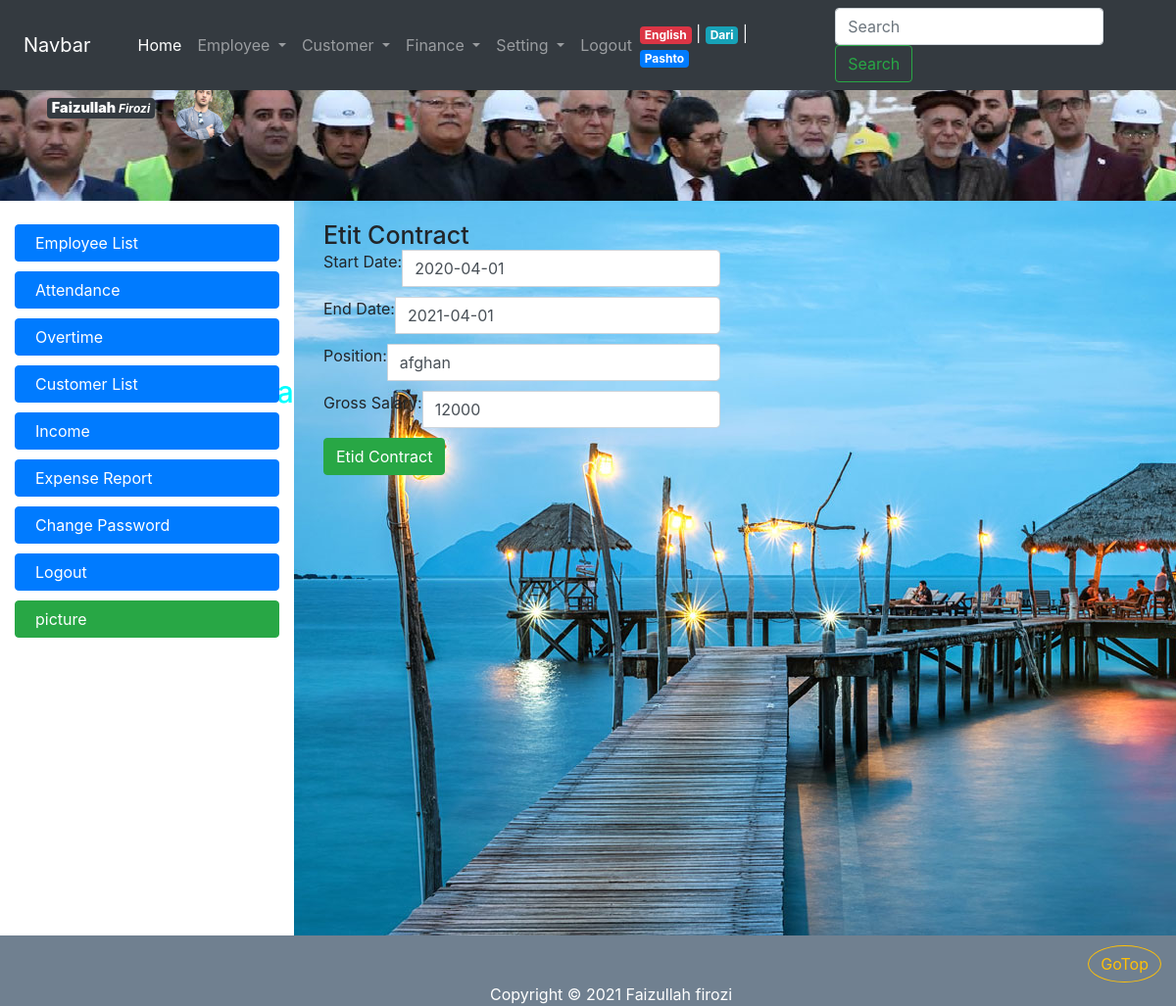
/contract_edit.php?contract_id=1 (signed in), run on the app's committed database.
### tables this page shows
CREATE TABLE IF NOT EXISTS `employee` (
  `employee_id` int(11) NOT NULL AUTO_INCREMENT,
  `firstname` varchar(32) NOT NULL,
  `lastname` varchar(32) NOT NULL,
  `fathername` varchar(32) NOT NULL,
  `gender` tinyint(1) NOT NULL,
  `birth_year` int(11) NOT NULL,
  `nic` varchar(64) NOT NULL,
  `marital_status` tinyint(1) NOT NULL,
  `province_id` int(11) DEFAULT NULL,
  `district` varchar(64) NOT NULL,
  `address` varchar(255) DEFAULT NULL,
  `email` varchar(255) DEFAULT NULL,
  `degree_id` int(11) NOT NULL,
  `photo` varchar(128) DEFAULT NULL,
  `hire_date` date NOT NULL,
  `resign_date` date DEFAULT NULL,
  PRIMARY KEY (`employee_id`),
  UNIQUE KEY `nic` (`nic`),
  UNIQUE KEY `email` (`email`),
  KEY `employee_province_fk` (`province_id`),
  KEY `employee_degree_fk` (`degree_id`)
);

CREATE TABLE IF NOT EXISTS `contract` (
  `contract_id` int(11) NOT NULL AUTO_INCREMENT,
  `employee_id` int(11) NOT NULL,
  `start_date` date NOT NULL,
  `end_date` date NOT NULL,
  `position` varchar(32) NOT NULL,
  `gross_salary` int(11) NOT NULL,
  PRIMARY KEY (`contract_id`),
  KEY `employee_contract_fk` (`employee_id`)
);

### local/en.php (called while the page is built, shortened)
<?php
$banner_title = " Welcom To Breshna Compani Website ";
$menu_home = "Home";
$menu_employee = "Employee";
$menu_employee_list = "Employee List";
$menu_attendance = "Attendance";
$menu_overtime = "Overtime";
$menu_customer = "Customer";
$menu_finance = "Finance";
$menu_setting = "Setting";
$menu_change_password = "Change Password";
$menu_expense_report = "Expense Report";
$menu_customer_list = "Customer List";
$menu_income = "Income";
$menu_logout = "Logout";
$menu_lang_pashto = "Pashto";
$menu_lang_english = "English";
$menu_lang_dari = "Dari";
?>

### connection.php (called while the page is built, shortened)
<?php  ob_start();
			$server = "localhost";
			$username = "root";
			$password = "";
			$database = "breshna";
	$con = mysqli_connect($server, $username, $password);
	mysqli_select_db($con,$database);
	function getValue($value){
		global $con;
		return mysqli_real_escape_string($con, $value);
	}
?>

### contract_edit.php (the view, shortened to what this page needs)
<?php
    require_once("connection.php");
    require_once("top.php");
            $sql = "SELECT * FROM contract WHERE contract_id=" . getValue($_GET["contract_id"]);
        $contract = mysqli_query($con, $sql);
        $row_contract = mysqli_fetch_assoc($contract);
?>
<div class="panel panel-success col-lg-6 col-md-8 col-sm-10 col-xs-12 col-lg-offset-3 col-md-offset-2 col-sm-offset-1 col-xs-offset-0">
    <div class="panel-heading">
        <h1> Etit Contract </h1>
    </div>
    <div class="panel-body">
<form method="post">
    <div class="input-group">
        <span class="input-group-addon">Start Date:</span>
        <input value="<?= $row_contract["start_date"]; ?>" autocomplete="off" class="form-control" type="text" id="start_date" name="start_date">
    </div>
    <div class="input-group">
        <span class="input-group-addon">End Date:</span>
        <input value="<?= $row_contract["end_date"]; ?>" autocomplete="off" class="form-control" type="text" id="end_date" name="end_date">
    </div>
    <div class="input-group">
        <span class="input-group-addon">Position:</span>
        <input value="<?php echo $row_contract["position"]; ?>"  class="form-control" type="text"  name="position">
    </div>
    <div class="input-group">
        <span class="input-group-addon">Gross Salary:</span>
        <input value="<?php echo $row_contract["gross_salary"]; ?>" autocomplete="off" class="form-control" type="text"  name="gross_salary">
    </div>
    <input type="submit" value="Etid Contract" class="btn btn-success">
</form>
    </div>
</div>
<?php require_once("footer.php"); ?>

### top.php (shortened to what this page needs)
<?php
        if(isset($_SESSION["lang"])){
                 require_once($_SESSION["lang"]);
              }
              else {
                  require_once("local/en.php");
              }
?>
<!DOCTYPE html>
<html>
<head>
    <link rel="stylesheet" type="text/css" href="css/bootstrap.min.css">
    <link rel="stylesheet" type="text/css" href="css/bootstrap-grid.min.css">
    <link rel="stylesheet" type="text/css" href="css/bootstrap-reboot.min.css">
    <link  rel="stylesheet" type="text/css" href="cal/calendar-blue2.css"/>
    <link rel="stylesheet" type="text/css" href="css/style.css">
    <link rel="stylesheet" type="text/css" href="sliderengine/amazingslider-1.css">
</head>
<body>
    <div class="container col-lg-12 col-md-12 col-sm-12 col-xs-12">
        <div id="banner" class="row">
            <?php if(isset($_SESSION["login"])) { ?>
                <?php
                $server = "localhost";
                $username = "root";
                $password = "";
                $database = "breshna";
                $con = mysqli_connect($server, $username, $password);
                mysqli_select_db($con,$database);
                $photo = mysqli_query($con, "SELECT photo, firstname, lastname FROM employee WHERE employee_id=". $_SESSION["login"]);
                $row_photo = mysqli_fetch_assoc($photo);
                ?>
                <div class="mx-5 m-4"  >
    <span class="badge badge-dark" >
    <big ><b ><?php echo $row_photo["firstname"]; ?></b></big>
    <i ><?php echo $row_photo["lastname"]; ?></i>
</span>
                    <img class="rounded-circle col-lg-1 co-md-3 col-sm-2 col-xs-3 " src="<?php echo $row_photo["photo"]; ?>"  alt="د برښنا شرکت ویب سایټ ته ښه راغلاست">
                </div>
            <?php } ?>
            <h3 id="bannerh1" class="col-lg-8  col-md-7 col-sm-7 col-xs-12" ><marquee <?php if (isset($_SESSION["lang"]) && $_SESSION["lang"] != "local/en.php"){ echo 'direction="right"';  }; ?> > <?php echo $banner_title; ?> </marquee></h3>
    </div>
       <div id="menu" class="row fixed-top">
       <?php  if(isset($_SESSION["login"])) {  ?>
           <nav class="navbar navbar-expand-lg navbar-dark fixed-top bg-dark col-lg-12 ">
               <a  class="navbar-brand mx-4" href="#">Navbar</a>
               <div class="collapse navbar-collapse mx-3" id="navbarSupportedContent">
                   <ul class="navbar-nav mr-auto">
                       <li class="nav-item active">
                           <a class="nav-link" href="home.php"><?php echo $menu_home; ?><span class="sr-only">(current)</span></a>
                       </li>
                       <li class="nav-item dropdown">
                           <a class="nav-link dropdown-toggle" href="#" id="navbarDropdown" role="button" data-toggle="dropdown" aria-haspopup="true" aria-expanded="false">
                               <?php echo $menu_employee; ?>
                           </a>
                       </li>
                       <li class="nav-item dropdown">
                           <a class="nav-link dropdown-toggle" href="#" id="navbarDropdown" role="button" data-toggle="dropdown" aria-haspopup="true" aria-expanded="false">
                               <?php echo $menu_customer; ?>
                           </a>
                       </li>
                       <li class="nav-item dropdown">
                           <a class="nav-link dropdown-toggle" href="#" id="navbarDropdown" role="button" data-toggle="dropdown" aria-haspopup="true" aria-expanded="false">
                               <?php echo $menu_finance; ?>
                           </a>
                       </li>
                       <li class="nav-item dropdown">
                           <a class="nav-link dropdown-toggle" href="#" id="navbarDropdown" role="button" data-toggle="dropdown" aria-haspopup="true" aria-expanded="false">
                               <?php echo $menu_setting; ?>
                           </a>
                       </li>
                       <li class="nav-item">
                           <a class="nav-link" href="logout.php" ><?php echo $menu_logout; ?></a>
                       </li>
                   </ul>
                       <span class="nav-item text-light mr-5">
                           <a href="switch.php?lang=en" class="badge badge-danger"> <?php echo $menu_lang_english; ?> </a> |
                           <a href="switch.php?lang=dr" class="badge badge-info"> <?php echo $menu_lang_dari; ?> </a> |
                           <a href="switch.php?lang=ps" class="badge badge-primary"> <?php echo $menu_lang_pashto; ?> </a>
                       </span>
                   <form class="form-inline my-2 my-lg-0">
                       <input class="form-control mr-sm-2" type="search" placeholder="Search" aria-label="Search">
                       <button class="btn btn-outline-success my-1 my-sm-0" type="submit">Search</button>
                   </form>
               </div>
           </nav>
        <?php  } ?>
    </div>
    <div id="body" class="row">
        <?php if (isset($_SESSION["login"])) { ?>
        <div id="nav-bar" class="col-lg-3 col-md-3 col-sm-4 col-xs-12">
            <br>
            <a class="btn btn-primary" href="employee_list.php"><span class="glyphicon glyphicon-th-list"></span> <?php echo $menu_employee_list; ?></a>
            <a class="btn btn-primary" href="employee_attendance.php"><span class="glyphicon glyphicon-calendar"></span> <?php echo $menu_attendance; ?></a>
            <a class="btn btn-primary" href="employee_overtime.php"><span class="glyphicon glyphicon-time"></span><?php echo $menu_overtime; ?> </a>
            <a class="btn btn-primary" href="customer_list.php"><span class="glyphicon glyphicon-user"></span><?php echo $menu_customer_list; ?></a>
            <a class="btn btn-primary" href="#"><span class="glyphicon glyphicon-usd"></span><span class="glyphicon glyphicon-chevron-right"></span> <?php echo $menu_income; ?></a>
            <a class="btn btn-primary" href="#"><span class="glyphicon glyphicon-usd"></span><span class="glyphicon glyphicon-chevron-left"></span> <?php echo $menu_expense_report; ?></a>
            <a id="btn" class="btn btn-primary" href="change_password.php"><span class="glyphicon glyphicon-lock"></span> <?php echo $menu_change_password; ?> </a>
            <a id="btn" class="btn btn-primary" href="logout.php"><span class="glyphicon glyphicon-log-out"></span> <?php echo $menu_logout; ?> </a>
            <a class="btn btn-success" href="pic.php"><span class="glyphicon glyphicon-picture"></span> picture </a>
        </div>
        <?php }  ?>
        <?php if (isset($_SESSION["login"])) { ?>
        <div id="content" class="col-lg-9 col-md-9 col-sm-8 col-xs-12">
<?php } else { ?>
            <div id="content" class="col-lg-12 col-md-12 col-sm-12 col-xs-12">
                <?php  } ?>

### css/style.css (style rules this page uses)
* { margin: 0; padding: 0; }
.container { width: 100%; }
#banner { margin-top: 55px; height: 150px; background-image: url(../images/thems/Untitled.png); }
#bannerh1 { font-size: 30px; margin-top: -60px; color: aqua; }
#nav-bar { min-height: 500px; }
#nav-bar a { display: block; margin-bottom: 10px; text-align: left; padding-left: 20px; }
#content { min-height: 750px; background-image: url(../images/thems/img10.jpg); }
.input-group { margin-bottom: 10px; }
.panel { margin-top: 20px; }
.panel-heading h1 { font-size: 25px; margin: 0; }

### data on the page
employee: firstname "Faizullah", lastname "Firozi", photo (picture)
contract: start_date "2020-04-01", end_date "2021-04-01", position "afghan", gross_salary "12000"

### other printed values
$banner_title "Welcom To Breshna Compani Website"
$menu_home "Home"
$menu_employee "Employee"
$menu_customer "Customer"
$menu_finance "Finance"
$menu_setting "Setting"
$menu_logout "Logout"
$menu_lang_english "English"
$menu_lang_dari "Dari"
$menu_lang_pashto "Pashto"
$menu_employee_list "Employee List"
$menu_attendance "Attendance"
$menu_overtime "Overtime"
$menu_customer_list "Customer List"
$menu_income "Income"
